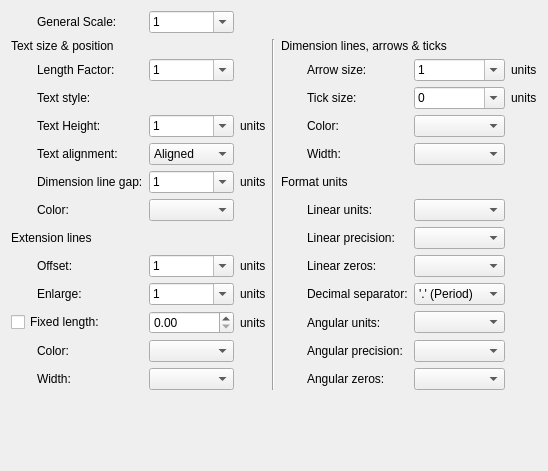
     <widget class="QWidget" name="tab4">
      <attribute name="title">
       <string>&amp;Dimensions</string>
      </attribute>
      <layout class="QGridLayout" name="gridLayout">
       <item row="14" column="5">
        <spacer name="spacer11_2_2">
         <property name="orientation">
          <enum>Qt::Vertical</enum>
         </property>
         <property name="sizeType">
          <enum>QSizePolicy::Expanding</enum>
         </property>
         <property name="sizeHint" stdset="0">
          <size>
           <width>20</width>
           <height>30</height>
          </size>
         </property>
        </spacer>
       </item>
       <item row="3" column="2">
        <widget class="QG_FontBox" name="cbDimTxSty"/>
       </item>
       <item row="3" column="1">
        <widget class="QLabel" name="label_5">
         <property name="text">
          <string>Text style:</string>
         </property>
        </widget>
       </item>
       <item row="10" column="7">
        <widget class="QComboBox" name="cbDimDSep">
         <item>
          <property name="text">
           <string>'.' (Period)</string>
          </property>
         </item>
         <item>
          <property name="text">
           <string>',' (Comma)</string>
          </property>
         </item>
        </widget>
       </item>
       <item row="10" column="6">
        <widget class="QLabel" name="label_6">
         <property name="text">
          <string>Decimal separator:</string>
         </property>
        </widget>
       </item>
       <item row="3" column="8">
        <widget class="QLabel" name="lDimUnit6">
         <property name="text">
          <string>units</string>
         </property>
         <property name="wordWrap">
          <bool>false</bool>
         </property>
        </widget>
       </item>
       <item row="2" column="8">
        <widget class="QLabel" name="lDimUnit5">
         <property name="text">
          <string>units</string>
         </property>
         <property name="wordWrap">
          <bool>false</bool>
         </property>
        </widget>
       </item>
       <item row="7" column="6">
        <widget class="QLabel" name="lDimLUnit">
         <property name="text">
          <string>Linear units:</string>
         </property>
         <property name="textFormat">
          <enum>Qt::PlainText</enum>
         </property>
         <property name="wordWrap">
          <bool>false</bool>
         </property>
         <property name="buddy">
          <cstring>cbLengthFormat</cstring>
         </property>
        </widget>
       </item>
       <item row="7" column="1">
        <widget class="QLabel" name="lDimClrT">
         <property name="text">
          <string>Color:</string>
         </property>
        </widget>
       </item>
       <item row="13" column="7">
        <widget class="LG_DimzerosBox" name="cbDimAZin"/>
       </item>
       <item row="2" column="1">
        <widget class="QLabel" name="lDimFactor">
         <property name="text">
          <string>Length Factor:</string>
         </property>
         <property name="wordWrap">
          <bool>false</bool>
         </property>
        </widget>
       </item>
       <item row="2" column="2">
        <widget class="QComboBox" name="cbDimFactor">
         <property name="toolTip">
          <string>&lt;html&gt;&lt;head/&gt;&lt;body&gt;&lt;p&gt;Scale to multiply all dimension values.&lt;/p&gt;&lt;/body&gt;&lt;/html&gt;</string>
         </property>
         <property name="editable">
          <bool>true</bool>
         </property>
         <property name="currentIndex">
          <number>3</number>
         </property>
         <item>
          <property name="text">
           <string notr="true">0.1</string>
          </property>
         </item>
         <item>
          <property name="text">
           <string notr="true">0.2</string>
          </property>
         </item>
         <item>
          <property name="text">
           <string notr="true">0.5</string>
          </property>
         </item>
         <item>
          <property name="text">
           <string notr="true">1</string>
          </property>
         </item>
         <item>
          <property name="text">
           <string notr="true">2</string>
          </property>
         </item>
         <item>
          <property name="text">
           <string notr="true">5</string>
          </property>
         </item>
         <item>
          <property name="text">
           <string notr="true">10</string>
          </property>
         </item>
         <item>
          <property name="text">
           <string notr="true">20</string>
          </property>
         </item>
         <item>
          <property name="text">
           <string notr="true">50</string>
          </property>
         </item>
         <item>
          <property name="text">
           <string notr="true">100</string>
          </property>
         </item>
         <item>
          <property name="text">
           <string notr="true">200</string>
          </property>
         </item>
         <item>
          <property name="text">
           <string notr="true">500</string>
          </property>
         </item>
         <item>
          <property name="text">
           <string notr="true">1000</string>
          </property>
         </item>
        </widget>
       </item>
       <item row="3" column="6">
        <widget class="QLabel" name="lDimTsz">
         <property name="text">
          <string>Tick size:</string>
         </property>
         <property name="wordWrap">
          <bool>false</bool>
         </property>
        </widget>
       </item>
       <item row="4" column="3">
        <widget class="QLabel" name="lDimUnit1">
         <property name="text">
          <string>units</string>
         </property>
         <property name="wordWrap">
          <bool>false</bool>
         </property>
        </widget>
       </item>
       <item row="15" column="0">
        <spacer name="spacer11">
         <property name="orientation">
          <enum>Qt::Vertical</enum>
         </property>
         <property name="sizeType">
          <enum>QSizePolicy::Expanding</enum>
         </property>
         <property name="sizeHint" stdset="0">
          <size>
           <width>20</width>
           <height>30</height>
          </size>
         </property>
        </spacer>
       </item>
       <item row="5" column="7">
        <widget class="QG_WidthBox" name="cbDimLwD"/>
       </item>
       <item row="11" column="6">
        <widget class="QLabel" name="lDimAUnit">
         <property name="text">
          <string>Angular units:</string>
         </property>
         <property name="wordWrap">
          <bool>false</bool>
         </property>
         <property name="buddy">
          <cstring>cbAngleFormat</cstring>
         </property>
        </widget>
       </item>
       <item row="4" column="1">
        <widget class="QLabel" name="lDimTextHeight">
         <property name="text">
          <string>Text Height:</string>
         </property>
         <property name="wordWrap">
          <bool>false</bool>
         </property>
        </widget>
       </item>
       <item row="9" column="6">
        <widget class="QLabel" name="lDimZin">
         <property name="text">
          <string>Linear zeros:</string>
         </property>
        </widget>
       </item>
       <item row="3" column="7">
        <widget class="QComboBox" name="cbDimTsz">
         <property name="toolTip">
          <string>&lt;html&gt;&lt;head/&gt;&lt;body&gt;&lt;p&gt;Dimension Tick size. Set it to 0 will disable the dimension tick. Dimension arrow won't be drawn when dimension tick is enabled.&lt;/p&gt;&lt;/body&gt;&lt;/html&gt;</string>
         </property>
         <property name="editable">
          <bool>true</bool>
         </property>
         <item>
          <property name="text">
           <string notr="true">0</string>
          </property>
         </item>
         <item>
          <property name="text">
           <string notr="true">1</string>
          </property>
         </item>
         <item>
          <property name="text">
           <string notr="true">2</string>
          </property>
         </item>
         <item>
          <property name="text">
           <string notr="true">5</string>
          </property>
         </item>
        </widget>
       </item>
       <item row="6" column="5" colspan="3">
        <widget class="QLabel" name="label_4">
         <property name="text">
          <string>Format units</string>
         </property>
        </widget>
       </item>
       <item row="6" column="2">
        <widget class="QComboBox" name="cbDimGap">
         <property name="toolTip">
          <string>&lt;html&gt;&lt;head/&gt;&lt;body&gt;&lt;p&gt;Distance gap around text&lt;/p&gt;&lt;/body&gt;&lt;/html&gt;</string>
         </property>
         <property name="editable">
          <bool>true</bool>
         </property>
         <item>
          <property name="text">
           <string notr="true">1</string>
          </property>
         </item>
         <item>
          <property name="text">
           <string notr="true">2</string>
          </property>
         </item>
         <item>
          <property name="text">
           <string notr="true">5</string>
          </property>
         </item>
        </widget>
       </item>
       <item row="0" column="2">
        <widget class="QComboBox" name="cbDimScale">
         <property name="toolTip">
          <string>&lt;html&gt;&lt;head/&gt;&lt;body&gt;&lt;p&gt;Scale to multiply all dimension geometries.&lt;/p&gt;&lt;/body&gt;&lt;/html&gt;</string>
         </property>
         <property name="editable">
          <bool>true</bool>
         </property>
         <property name="currentIndex">
          <number>3</number>
         </property>
         <item>
          <property name="text">
           <string notr="true">0.1</string>
          </property>
         </item>
         <item>
          <property name="text">
           <string notr="true">0.2</string>
          </property>
         </item>
         <item>
          <property name="text">
           <string notr="true">0.5</string>
          </property>
         </item>
         <item>
          <property name="text">
           <string notr="true">1</string>
          </property>
         </item>
         <item>
          <property name="text">
           <string notr="true">2</string>
          </property>
         </item>
         <item>
          <property name="text">
           <string notr="true">5</string>
          </property>
         </item>
         <item>
          <property name="text">
           <string notr="true">10</string>
          </property>
         </item>
        </widget>
       </item>
       <item row="1" column="0" colspan="3">
        <widget class="QLabel" name="label_2">
         <property name="text">
          <string>Text size &amp; position</string>
         </property>
        </widget>
       </item>
       <item row="0" column="1">
        <widget class="QLabel" name="lDimScale">
         <property name="text">
          <string>General Scale:</string>
         </property>
         <property name="wordWrap">
          <bool>false</bool>
         </property>
        </widget>
       </item>
       <item row="4" column="2">
        <widget class="QComboBox" name="cbDimTextHeight">
         <property name="editable">
          <bool>true</bool>
         </property>
         <item>
          <property name="text">
           <string notr="true">1</string>
          </property>
         </item>
         <item>
          <property name="text">
           <string notr="true">2</string>
          </property>
         </item>
         <item>
          <property name="text">
           <string notr="true">5</string>
          </property>
         </item>
        </widget>
       </item>
       <item row="8" column="7">
        <widget class="QComboBox" name="cbDimDec"/>
       </item>
       <item row="4" column="7">
        <widget class="QG_ColorBox" name="cbDimClrD"/>
       </item>
       <item row="10" column="2">
        <widget class="QComboBox" name="cbDimExe">
         <property name="toolTip">
          <string>Length to enlarge over dimension line</string>
         </property>
         <property name="editable">
          <bool>true</bool>
         </property>
         <item>
          <property name="text">
           <string notr="true">1</string>
          </property>
         </item>
         <item>
          <property name="text">
           <string notr="true">2</string>
          </property>
         </item>
         <item>
          <property name="text">
           <string notr="true">5</string>
          </property>
         </item>
        </widget>
       </item>
       <item row="2" column="7">
        <widget class="QComboBox" name="cbDimAsz">
         <property name="toolTip">
          <string>&lt;html&gt;&lt;head/&gt;&lt;body&gt;&lt;p&gt;Dimension arrow size. &lt;a name=&quot;result_box&quot;/&gt;without effect when tick size &lt;a name=&quot;result_box&quot;/&gt;is other than 0&lt;/p&gt;&lt;/body&gt;&lt;/html&gt;</string>
         </property>
         <property name="editable">
          <bool>true</bool>
         </property>
         <item>
          <property name="text">
           <string notr="true">1</string>
          </property>
         </item>
         <item>
          <property name="text">
           <string notr="true">2</string>
          </property>
         </item>
         <item>
          <property name="text">
           <string notr="true">5</string>
          </property>
         </item>
        </widget>
       </item>
       <item row="15" column="1">
        <spacer name="spacer11_2">
         <property name="orientation">
          <enum>Qt::Vertical</enum>
         </property>
         <property name="sizeType">
          <enum>QSizePolicy::Expanding</enum>
         </property>
         <property name="sizeHint" stdset="0">
          <size>
           <width>20</width>
           <height>40</height>
          </size>
         </property>
        </spacer>
       </item>
       <item row="2" column="6">
        <widget class="QLabel" name="lDimAsz">
         <property name="text">
          <string>Arrow size:</string>
         </property>
         <property name="wordWrap">
          <bool>false</bool>
         </property>
        </widget>
       </item>
       <item row="12" column="7">
        <widget class="QComboBox" name="cbDimADec"/>
       </item>
       <item row="5" column="6">
        <widget class="QLabel" name="lDimLwD">
         <property name="text">
          <string>Width:</string>
         </property>
        </widget>
       </item>
       <item row="11" column="7">
        <widget class="QComboBox" name="cbDimAUnit"/>
       </item>
       <item row="6" column="3">
        <widget class="QLabel" name="lDimUnit4">
         <property name="text">
          <string>units</string>
         </property>
         <property name="wordWrap">
          <bool>false</bool>
         </property>
        </widget>
       </item>
       <item row="1" column="5" colspan="3">
        <widget class="QLabel" name="label">
         <property name="text">
          <string>Dimension lines, arrows &amp; ticks</string>
         </property>
        </widget>
       </item>
       <item row="13" column="6">
        <widget class="QLabel" name="lDimAZin">
         <property name="text">
          <string>Angular zeros:</string>
         </property>
        </widget>
       </item>
       <item row="4" column="6">
        <widget class="QLabel" name="lDimClrD">
         <property name="text">
          <string>Color:</string>
         </property>
        </widget>
       </item>
       <item row="12" column="6">
        <widget class="QLabel" name="lDimADec">
         <property name="text">
          <string>Angular precision:</string>
         </property>
         <property name="wordWrap">
          <bool>false</bool>
         </property>
         <property name="buddy">
          <cstring>cbAnglePrecision</cstring>
         </property>
        </widget>
       </item>
       <item row="10" column="1">
        <widget class="QLabel" name="lDimExe">
         <property name="text">
          <string>Enlarge:</string>
         </property>
         <property name="wordWrap">
          <bool>false</bool>
         </property>
        </widget>
       </item>
       <item row="9" column="1">
        <widget class="QLabel" name="lDimExo">
         <property name="text">
          <string>Offset:</string>
         </property>
         <property name="wordWrap">
          <bool>false</bool>
         </property>
        </widget>
       </item>
       <item row="7" column="7">
        <widget class="QComboBox" name="cbDimLUnit"/>
       </item>
       <item row="8" column="6">
        <widget class="QLabel" name="lDimDec">
         <property name="text">
          <string>Linear precision:</string>
         </property>
         <property name="textFormat">
          <enum>Qt::PlainText</enum>
         </property>
         <property name="wordWrap">
          <bool>false</bool>
         </property>
         <property name="buddy">
          <cstring>cbLengthPrecision</cstring>
         </property>
        </widget>
       </item>
       <item row="7" column="2">
        <widget class="QG_ColorBox" name="cbDimClrT"/>
       </item>
       <item row="5" column="2">
        <widget class="QComboBox" name="cbDimTih">
         <property name="toolTip">
          <string>&lt;html&gt;&lt;head/&gt;&lt;body&gt;&lt;p&gt;Text alignment &lt;a name=&quot;result_box&quot;/&gt;relative to the dimension line.&lt;/p&gt;&lt;/body&gt;&lt;/html&gt;</string>
         </property>
         <property name="editable">
          <bool>false</bool>
         </property>
         <property name="currentIndex">
          <number>0</number>
         </property>
         <item>
          <property name="text">
           <string>Aligned</string>
          </property>
         </item>
         <item>
          <property name="text">
           <string>Horizontal</string>
          </property>
         </item>
        </widget>
       </item>
       <item row="10" column="3">
        <widget class="QLabel" name="lDimUnit2">
         <property name="text">
          <string>units</string>
         </property>
         <property name="wordWrap">
          <bool>false</bool>
         </property>
        </widget>
       </item>
       <item row="9" column="3">
        <widget class="QLabel" name="lDimUnit3">
         <property name="text">
          <string>units</string>
         </property>
         <property name="wordWrap">
          <bool>false</bool>
         </property>
        </widget>
       </item>
       <item row="9" column="7">
        <widget class="LG_DimzerosBox" name="cbDimZin"/>
       </item>
       <item row="1" column="4" rowspan="13">
        <widget class="Line" name="line">
         <property name="lineWidth">
          <number>1</number>
         </property>
         <property name="orientation">
          <enum>Qt::Vertical</enum>
         </property>
        </widget>
       </item>
       <item row="9" column="2">
        <widget class="QComboBox" name="cbDimExo">
         <property name="toolTip">
          <string>&lt;html&gt;&lt;head/&gt;&lt;body&gt;&lt;p&gt;Offset from origin point.&lt;/p&gt;&lt;/body&gt;&lt;/html&gt;</string>
         </property>
         <property name="editable">
          <bool>true</bool>
         </property>
         <item>
          <property name="text">
           <string notr="true">1</string>
          </property>
         </item>
         <item>
          <property name="text">
           <string notr="true">2</string>
          </property>
         </item>
         <item>
          <property name="text">
           <string notr="true">5</string>
          </property>
         </item>
        </widget>
       </item>
       <item row="11" column="3">
        <widget class="QLabel" name="lDimUnit7">
         <property name="text">
          <string>units</string>
         </property>
        </widget>
       </item>
       <item row="5" column="1">
        <widget class="QLabel" name="lDimTih">
         <property name="text">
          <string>Text alignment:</string>
         </property>
         <property name="wordWrap">
          <bool>false</bool>
         </property>
        </widget>
       </item>
       <item row="6" column="1">
        <widget class="QLabel" name="lDimGap">
         <property name="text">
          <string>Dimension line gap:</string>
         </property>
         <property name="wordWrap">
          <bool>false</bool>
         </property>
        </widget>
       </item>
       <item row="8" column="0" colspan="3">
        <widget class="QLabel" name="label_3">
         <property name="text">
          <string>Extension lines</string>
         </property>
        </widget>
       </item>
       <item row="11" column="0" colspan="2">
        <widget class="QCheckBox" name="cbDimFxLon">
         <property name="text">
          <string>Fixed length:</string>
         </property>
         <property name="tristate">
          <bool>false</bool>
         </property>
        </widget>
       </item>
       <item row="12" column="1">
        <widget class="QLabel" name="lDimClrE">
         <property name="text">
          <string>Color:</string>
         </property>
        </widget>
       </item>
       <item row="13" column="1">
        <widget class="QLabel" name="lDimLwE">
         <property name="text">
          <string>Width:</string>
         </property>
        </widget>
       </item>
       <item row="13" column="2">
        <widget class="QG_WidthBox" name="cbDimLwE"/>
       </item>
       <item row="12" column="2">
        <widget class="QG_ColorBox" name="cbDimClrE">
         <property name="toolTip">
          <string/>
         </property>
         <property name="editable">
          <bool>false</bool>
         </property>
        </widget>
       </item>
       <item row="11" column="2">
        <widget class="QDoubleSpinBox" name="cbDimFxL">
         <property name="toolTip">
          <string>fixed extension line legth</string>
         </property>
        </widget>
       </item>
      </layout>
     </widget>
